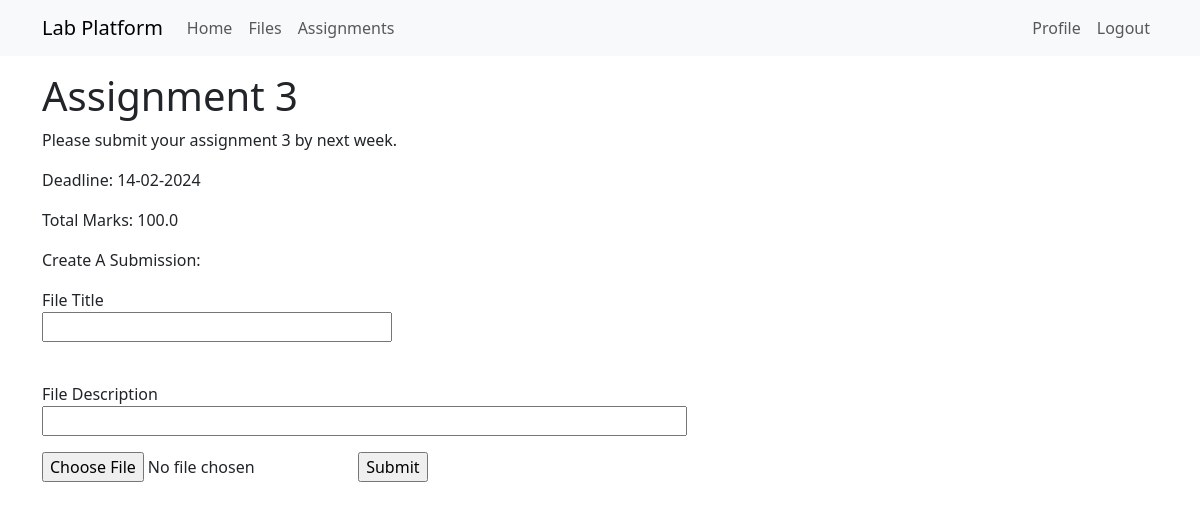
/detailsAssignment/1 (signed in), run on an earlier commit of the app's database.
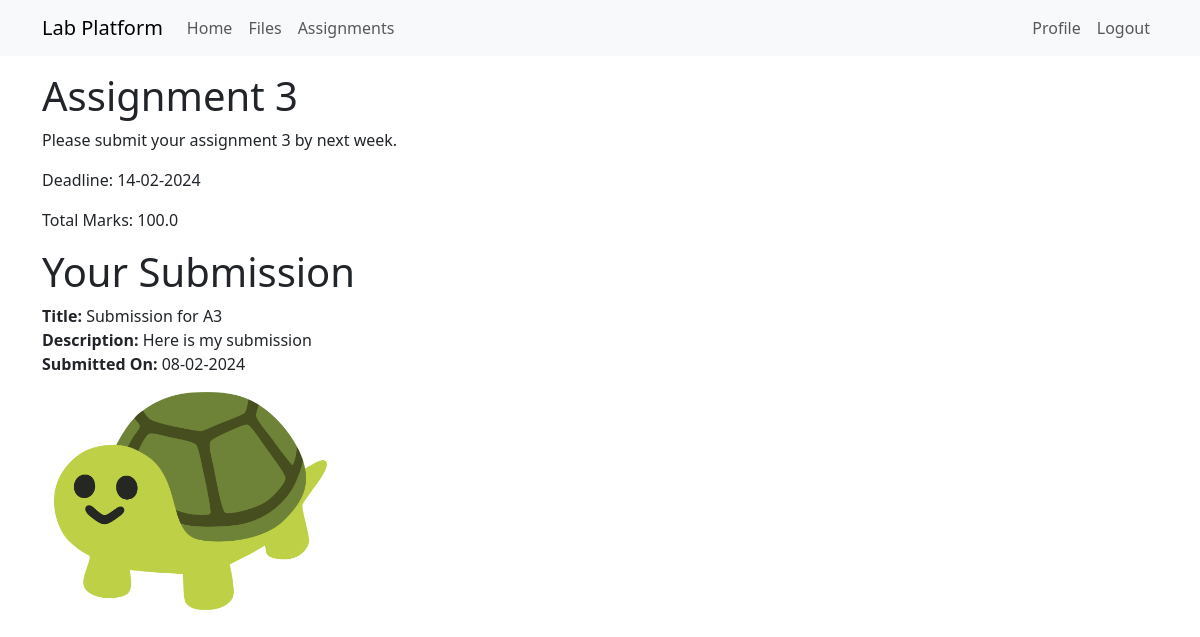
And on a later commit of the database.
### app/models.py (models this page shows, shortened)
class Assignment(db.Model):
    id: so.Mapped[int] = so.mapped_column(primary_key=True)
    title: so.Mapped[str] = so.mapped_column(sa.String(140))
    description: so.Mapped[str] = so.mapped_column(sa.String(255))
    timestamp: so.Mapped[datetime] = so.mapped_column(
        index=True, default=lambda: datetime.now(timezone.utc))
    duedate: so.Mapped[datetime] = so.mapped_column(
        index=True, nullable=True)
    totalMarks: so.Mapped[float] = so.mapped_column(sa.Float, index=False, unique=False, nullable=True, default=0)
    user_id: so.Mapped[int] = so.mapped_column(sa.ForeignKey(User.id),
                                               index=True)
    asmtauthor: so.Mapped[User] = so.relationship(back_populates='assignments')
    submissions: so.Mapped['Submission'] = so.relationship(back_populates='assignment')

class File(db.Model):
    id: so.Mapped[int] = so.mapped_column(primary_key=True)
    filename: so.Mapped[str] = so.mapped_column(sa.String(140))
    timestamp: so.Mapped[datetime] = so.mapped_column(
        index=True, default=lambda: datetime.now(timezone.utc))
    user_id: so.Mapped[int] = so.mapped_column(sa.ForeignKey(User.id),
                                               index=True)
    path: so.Mapped[str] = so.mapped_column(sa.String(140))
    uploader: so.Mapped[User] = so.relationship(back_populates='files')
    description: so.Mapped[str] = so.mapped_column(sa.String(140), index=False, unique=False, nullable=True)
    title: so.Mapped[str] = so.mapped_column(sa.String(140), index=False, unique=False, nullable=True, default='Untitled')
    submissions: so.Mapped['Submission'] = so.relationship(back_populates='file')

### app/routes.py (the view, shortened to what this page needs)
@app.route('/detailsAssignment/<assignmentid>', methods=['GET', 'POST'])
@login_required
def detailsAssignment(assignmentid):
    form = UploadForm()
    assignment = db.session.scalar(sa.select(Assignment).where(Assignment.id == assignmentid))
    submittedFile = None
    if assignment is None:
        flash('Assignment not found')
        return redirect(url_for('assignments'))
    if current_user.is_student():
        submission = db.session.scalar(sa.select(Submission).where(Submission.assignment_id == assignmentid, Submission.user_id == current_user.id))
        if submission is not None:
            submittedFile = db.session.scalar(sa.select(File).where(File.id == submission.file_id))
    return render_template('detailsAssignment.html', title='Assignment Details', assignment=assignment, form=form, submittedFile=submittedFile)

### app/forms.py (shortened to what this page needs)
class UploadForm(FlaskForm):
    file = FileField()
    title = StringField('File Title', validators=[DataRequired()])
    description = StringField('File Description')

### app/models.py (called while the page is built)
@login.user_loader
def load_user(id):
    return db.session.get(User, int(id))

    def is_admin(self):
        return self.role == 0

    def is_student(self):
        return self.role == 2

### app/templates/detailsAssignment.html (shortened to what this page needs)
{% extends "base.html" %}
{% block content %}
<h1>{{ assignment.title }}</h1>
<p>{{ assignment.description }}</p>
<p>Deadline: {{ assignment.duedate.strftime('%d-%m-%Y') }}</p>
<p>Total Marks: {{ assignment.totalMarks }}</p>
{% if current_user.is_student() and not submittedFile %}
<p>
    Create A Submission:
    <form method="post" enctype="multipart/form-data">
        <p>
            {{ form.title.label }}<br>
            {{ form.title(size=32) }}<br>
        </p>
        <p>
            <br>{{ form.description.label }}<br>
            {{ form.description(size=64) }}<br>
        </p>
        {{ form.file }}
        <input type="submit">
    </form>
</p>
{% elif current_user.is_student() and submittedFile %}
<h1>Your Submission</h1>
<p>
    <b>Title:</b> {{ submittedFile.title }}
    <br>
    <b>Description: </b> {{ submittedFile.description }}
    <br>
    <b>Submitted On: </b> {{ submittedFile.timestamp.strftime('%d-%m-%Y') }}
    <br>
    <div class="container">
        {% set x = '/' + submittedFile.path %}
        <img src="{{ x }}" style="max-width: 25%;">
    </div>
</p>
{% endif %}
{% endblock %}

### app/templates/base.html (shortened to what this page needs)
<!doctype html>
<html>
<head>
    <link href="https://cdn.jsdelivr.net/npm/bootstrap@5.3.2/dist/css/bootstrap.min.css" rel="stylesheet"
>
</head>
<body>
    <nav class="navbar navbar-expand-lg bg-body-tertiary">
        <div class="container">
            <a class="navbar-brand" href="{{ url_for('index') }}">Lab Platform</a>
            <div class="collapse navbar-collapse" id="navbarSupportedContent">
                <ul class="navbar-nav me-auto mb-2 mb-lg-0">
                    <li class="nav-item">
                        <a class="nav-link" aria-current="page" href="{{url_for('index')}}">Home</a>
                    </li>
                    <li class="nav-item">
                        <a class="nav-link" aria-current="page" href="{{url_for('board')}}">Files</a>
                    </li>
                    <li class="nav-item">
                        <a class="nav-link" aria-current="page" href="{{url_for('assignments')}}">Assignments</a>
                    </li>
                </ul>
                <ul class="navbar-nav mb-2 mb-lg-0">
                    {% if current_user.is_anonymous %}
                    <li class="nav-item">
                        <a class="nav-link" aria-current="page" href="{{ url_for('login') }}">Login</a>
                    </li>
                    {% else %}
                    <li class="nav-item">
                        <a class="nav-link" aria-current="page"
                            href="{{ url_for('user', username=current_user.username) }}">Profile</a>
                    </li>
                    <li class="nav-item">
                        <a class="nav-link" aria-current="page" href="{{ url_for('logout') }}">Logout</a>
                    </li>
                    {% endif %}
                </ul>
            </div>
        </div>
    </nav>
    <div class="container mt-3">
        {% block content %}{% endblock %}
    </div>
</body>
</html>

What changed in the data, as far as the page shows it:
added File: title "Submission for A3", description "Here is my submission", timestamp "08-02-2024"
Also different on the page:
text no longer shown: "Create A Submission: File Title File Description"
text now shown: "Your Submission Title: Description: Submitted On:"
